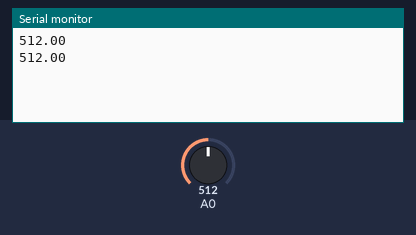
Simulated run of this sketch. Board: Arduino Uno, built with avr-gcc and run on an emulated ATmega328P. Shown: the last lines printed to the serial monitor. The inputs (shaded band) are chosen by the test bench; at power-on: A0 = 512.

Above: at 10.8 s.
10.9 s: A0 set to 716
At 20.7 s:
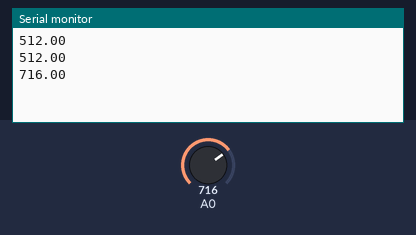
20.9 s: A0 set to 900
At 31.3 s:
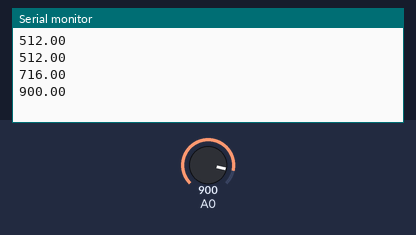
Timing chart, 0 to 32.8 s (numbered marks = the images above; inputs shaded):
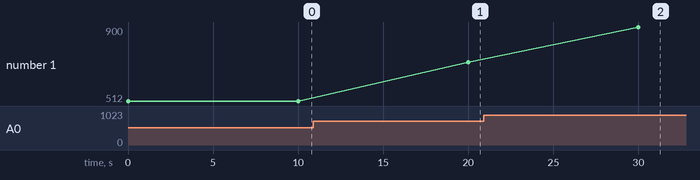

Measured:
- after the input at 10.9 s, the serial monitor: prints a new line after 9.1 s (image 1)
- after the input at 20.9 s, the serial monitor: prints a new line after 9.1 s (image 2)
- plotted number 1: 512 → 716 after the input at 10.9 s, 716 → 900 after the input at 20.9 s

The sketch:

arduino_get_values_from_gas_sensor.ino
```cpp
void setup() {
  // put your setup code here, to run once:
  pinMode(A0, INPUT);
  Serial.begin(9600);
}

float airQValue;

void loop() {
  // put your main code here, to run repeatedly:
  airQValue = analogRead(A0);
  Serial.println(airQValue);

  delay(10000);
}
```

arduino_tesing_code_tx.ino
```cpp

```
